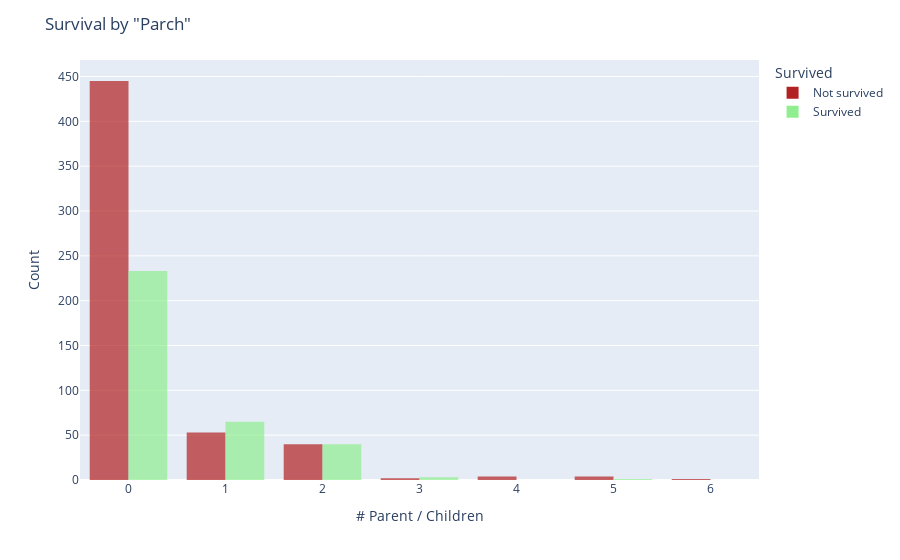

Here is the notebook cell this chart was saved with:
### Markdown cell above
"Parch" is an abbreviation for "Parent/Child".  
The values for "Parch" range from 0 (indicating that the passenger had no parents or children on board) to 6 (indicating that the passenger had six parents or children on board).

### Code cell
fig = px.histogram(df_viz, x=["Parch"],  color='Survived ', 
             color_discrete_map={'Not survived':'firebrick', 'Survived':'lightgreen'}, 
             barmode="group", opacity=.7)
fig.update_layout(title='Survival by "Parch"', xaxis_title= "# Parent / Children", yaxis_title= "Count")

### Figure 1 — Plotly figure (JSON) as saved in the notebook; plotly's stock layout.template omitted (floating-point values rounded to 4 significant figures; data arrays with more than 128 entries replaced by an {"elided": "..."} marker saying what was removed)
{"data": [{"alignmentgroup": "True", "bingroup": "x", "hovertemplate": "Survived =Not survived<br>value=%{x}<br>count=%{y}<extra></extra>", "legendgroup": "Not survived", "marker": {"color": "firebrick", "opacity": 0.7, "pattern": {"shape": ""}}, "name": "Not survived", "offsetgroup": "Not survived", "orientation": "v", "showlegend": true, "type": "histogram", "x": {"elided": "549 int values"}, "xaxis": "x", "yaxis": "y"}, {"alignmentgroup": "True", "bingroup": "x", "hovertemplate": "Survived =Survived<br>value=%{x}<br>count=%{y}<extra></extra>", "legendgroup": "Survived", "marker": {"color": "lightgreen", "opacity": 0.7, "pattern": {"shape": ""}}, "name": "Survived", "offsetgroup": "Survived", "orientation": "v", "showlegend": true, "type": "histogram", "x": {"elided": "342 int values"}, "xaxis": "x", "yaxis": "y"}], "layout": {"barmode": "group", "legend": {"title": {"text": "Survived "}, "tracegroupgap": 0}, "margin": {"t": 60}, "title": {"text": "Survival by \"Parch\""}, "xaxis": {"anchor": "y", "domain": [0, 1], "title": {"text": "# Parent / Children"}}, "yaxis": {"anchor": "x", "domain": [0, 1], "title": {"text": "Count"}}}}
